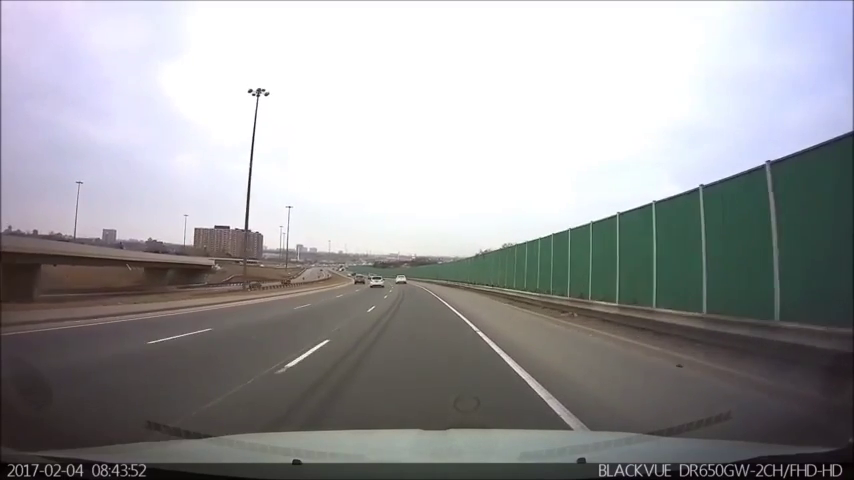
#> input picture frame 42 of road_mov/1.mp4, 854 x 480 px, given in place of 2.mp4, which was not available
$ python lane_2.py
#> lines starting #> are read from the running program, lines starting #| are printed output that depends on the picture; after the words box and inside, x2 and y2 are one past the last pixel; in counts of white or black regions, pixels touching at a corner belong together; pictures that were not available may be replaced by others from this repository, and a replacement may not be noted
#> further down, frame is the input picture: shape (480, 854, 3); mean B, G, R 157.1, 155.2, 155.2
import cv2
import numpy as np


from scipy.interpolate import splrep, splev
import matplotlib.pyplot as plt

class Error(Exception):
    pass

def hough_line(img, edges, rho, theta, threshold, min_line_len, max_line_gap):
    lines = cv2.HoughLinesP(edges, rho, theta, threshold, np.array([]), minLineLength=min_line_len, maxLineGap=max_line_gap)
    # [6 lines of commented-out code are left out]
    for line in lines:
        for x1,y1,x2,y2 in line:
            cv2.line(img, (x1, y1), (x2, y2), (0, 0, 255), 1)
            cv2.circle(img, (x1,y1), 5, (0,255,0), -1)
            cv2.circle(img, (x2,y2), 5, (255,0,0), -1)

    return img


# [217 lines left out: functions hough_line_range, hough_line_range_roi, not called in this run]


def region_of_interest(img, vertices, color3=(255,255,255), color1=255): # ROI 셋팅
    mask = np.zeros_like(img) # mask = img와 같은 크기의 빈 이미지

    if len(img.shape) > 2: # Color 이미지(3채널)라면 :
        color = color3
    else: # 흑백 이미지(1채널)라면 :
        color = color1

    # vertices에 정한 점들로 이뤄진 다각형부분(ROI 설정부분)을 color로 채움
    cv2.fillPoly(mask, vertices, color)

    # 이미지와 color로 채워진 ROI를 합침
    ROI_image = cv2.bitwise_and(img, mask)
    return ROI_image


def mix_layer(frame):
    white_frame = np.copy(frame)
    blue_threshold = 187
    green_threshold = 193
    red_threshold = 187
    bgr_threshold = [blue_threshold, green_threshold, red_threshold]
    thresholds = (frame[:,:,0] < bgr_threshold[0]) \
                | (frame[:,:,1] < bgr_threshold[1]) \
                | (frame[:,:,2] < bgr_threshold[2])
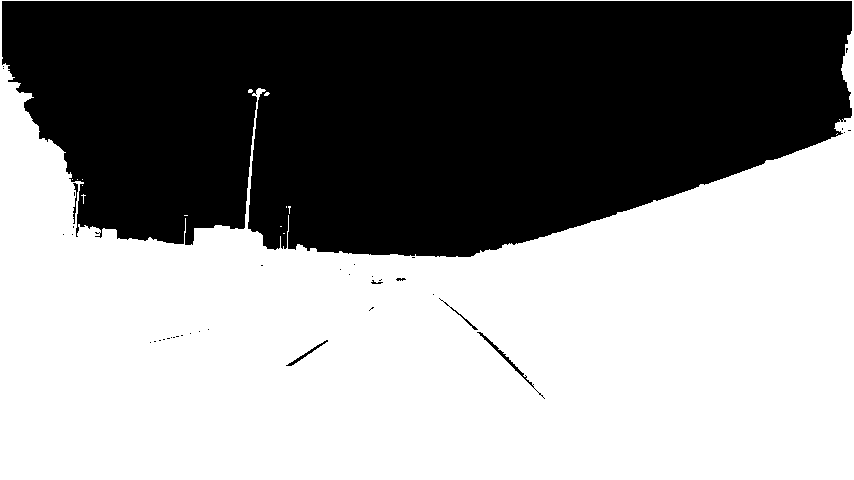
#> thresholds: shape (480, 854) bool; 56.3% white; 38 black regions (31 under 20 px), largest, box (x1, y1, x2, y2) and area: (2, 1, 852, 257) 178352, (477, 332, 545, 399) 239, (286, 340, 328, 366) 125
    white_frame[thresholds] = [0,0,0]
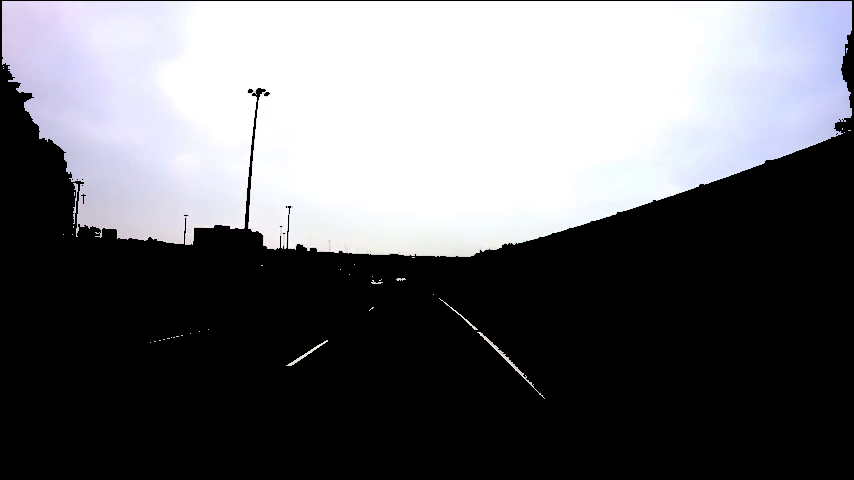
#> white_frame: shape (480, 854, 3); mean B, G, R 109.8, 106, 105.7

    yellow_frame = np.copy(frame)
    hsv = cv2.cvtColor(yellow_frame, cv2.COLOR_BGR2HSV)
#> hsv: shape (480, 854, 3); mean H, S, V 59.4, 28.9, 162.7
    h_threshold = [15, 40]     #opencv_h range 0~180, hsv_full rane = 0~360
    s_threshold = [70, 255]
    v_threshold = [80, 255]
    hsv_mask = cv2.inRange(hsv, np.array([h_threshold[0], s_threshold[0], v_threshold[0]])\
                             , np.array([h_threshold[1], s_threshold[1], v_threshold[1]]))
#> hsv_mask: shape (480, 854); 0.14% white; 57 white regions (53 under 20 px), largest, box (x1, y1, x2, y2) and area: (532, 301, 578, 314) 175, (134, 296, 172, 304) 143, (326, 278, 342, 286) 60, (490, 292, 521, 304) 53
    yellow = cv2.bitwise_and(yellow_frame, yellow_frame, mask=hsv_mask)
    yellow_frame = cv2.cvtColor(yellow, cv2.COLOR_HSV2BGR)


    yellow_frame1 = np.copy(frame)
    hsv = cv2.cvtColor(yellow_frame, cv2.COLOR_BGR2HSV)
#> hsv: shape (480, 854, 3); mean H, S, V 0.1, 0.1, 0.1
    h, s, v = cv2.split(hsv)
    h = cv2.inRange(h, h_threshold[0], h_threshold[1])
#> h: shape (480, 854); every value is 0
    h_ch = cv2.bitwise_and(hsv, hsv, mask = h)
#> h_ch: shape (480, 854, 3); every value is 0
    s = cv2.inRange(s, s_threshold[0], s_threshold[1])
#> s: shape (480, 854); 0.14% white; 57 white regions (53 under 20 px), largest, box (x1, y1, x2, y2) and area: (532, 301, 578, 314) 175, (134, 296, 172, 304) 142, (326, 278, 342, 286) 60, (490, 292, 521, 304) 53
    s_ch = cv2.bitwise_and(hsv, hsv, mask = s)
#> s_ch: shape (480, 854, 3); mean H, S, V 0.1, 0.1, 0.1
    v = cv2.inRange(v, v_threshold[0], v_threshold[1])
    v_ch = cv2.bitwise_and(hsv, hsv, mask = v)
    m_ch = cv2.add(h_ch, s_ch, v_ch)

    src = cv2.bitwise_or(white_frame, m_ch)
    return m_ch, src


def transform(img, pts1, pts2, xsize, ysize):
    M = cv2.getPerspectiveTransform(pts1, pts2)
    p_img = cv2.warpPerspective(img, M, (xsize, ysize))
    return p_img


mov = cv2.VideoCapture('road_mov/2.mp4')
# cap = cv2.VideoCapture('Capture.mp4')
wid, hei = 854, 480
x1, y1, x2, y2 = 369.7354320721189, 305.0, 476.28795444480807, 305.0
pts1 = np.float32([[(0,hei),(x1, y1), (x2, y2), (wid+30,hei)]])
pts2 = np.float32([[((wid-hei)/2,hei*2), ((wid-hei)/2, 0),(wid, 0), (wid, hei*2)]])
pts2 = pts2 / 2
vertices = np.array([[(0,hei),(x1, y1), (x2, y2), (wid+30,hei)]], dtype=np.int32)


while True:
    ret, frame = mov.read()
    if ret:
        # print(frame.shape)
        src = mix_layer(frame)[1]
        # src_gray = cv2.cvtColor(src, cv2.COLOR_BGR2GRAY)
        src_blur = cv2.GaussianBlur(src, (3, 3), 1, 1)
        edges = cv2.Canny(src_blur, 50, 150, apertureSize=3)
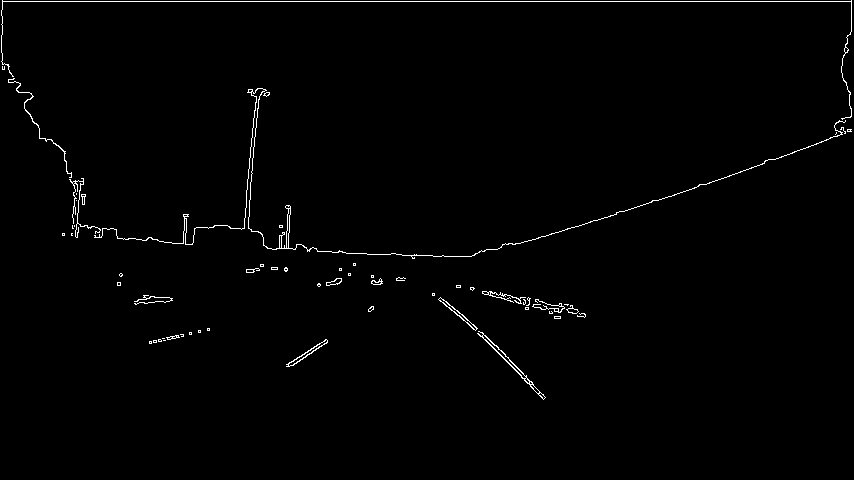
#> edges: shape (480, 854); 1.1% white in thin lines or dots, all inside (x1, y1, x2, y2) = (1, 0, 852, 400)
        roi_img = region_of_interest(edges, vertices)
#> in region_of_interest, `cv2.fillPoly(mask, vertices, color)`:
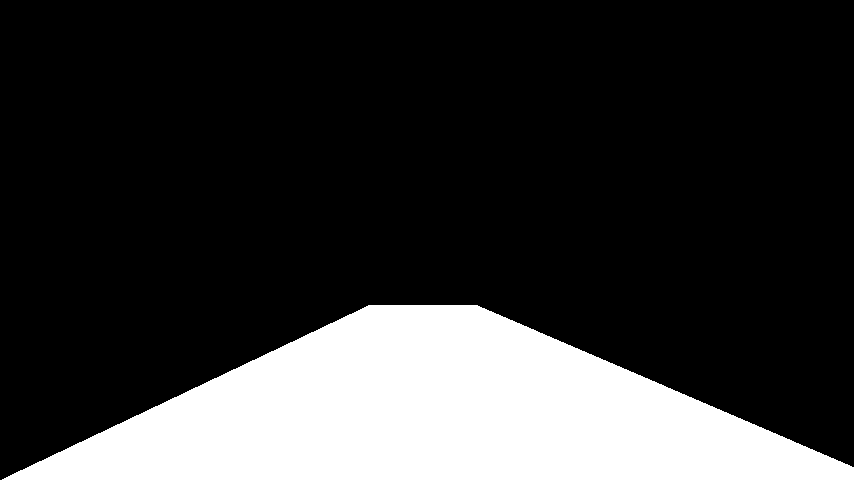
#> mask: shape (480, 854); 21.1% white; 1 white region, box (x1, y1, x2, y2) and area: (2, 305, 854, 480) 86466
#> in region_of_interest, `ROI_image = cv2.bitwise_and(img, mask)`:
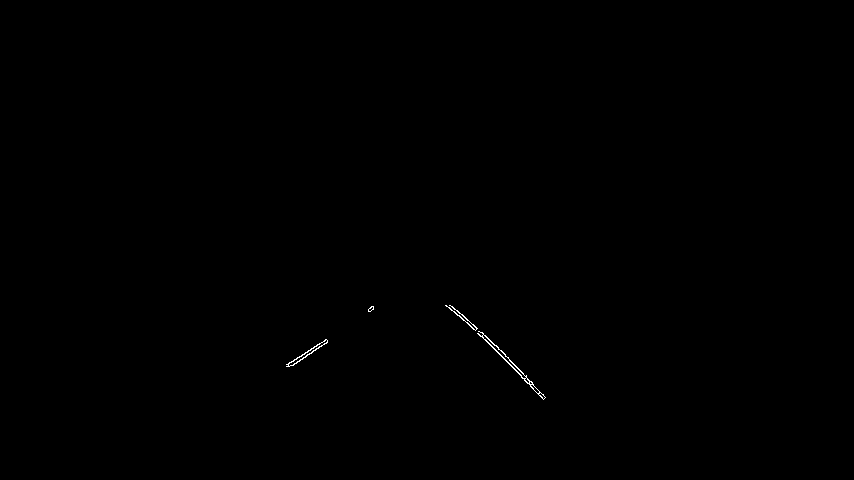
#> ROI_image: shape (480, 854); 0.12% white in thin lines or dots, all inside (x1, y1, x2, y2) = (286, 305, 546, 400)
        hough_img_src = hough_line(frame, roi_img, 1, 1 * np.pi/180, 30, 5, 30)
#> in hough_line, `lines = cv2.HoughLinesP(edges, rho, theta, threshold, np.array([]), mi..`: lines = [[450, 305, 542, 397], [462, 314, 480, 332], [482, 332, 545, 397], [287, 364, 326, 339], [296, 363, 327, 342], [496, 345, 532, 382], [521, 377, 543, 399], [449, 307, 524, 375]]
#> the loop in hough_line, `for line in lines:` made 8 passes
        f_src = cv2.polylines(hough_img_src, vertices, True, (0,0,255), 2)

        p_src = transform(src, pts1, pts2, int((wid+hei/2)/2), int(hei))
#> in transform, `M = cv2.getPerspectiveTransform(pts1, pts2)`: M = [[-0.267, -0.897, 364.4], [1.8e-15, -1.94, 592.4], [3.69e-18, -0.00356, 1]]
#> in transform, `p_img = cv2.warpPerspective(img, M, (xsize, ysize))`:
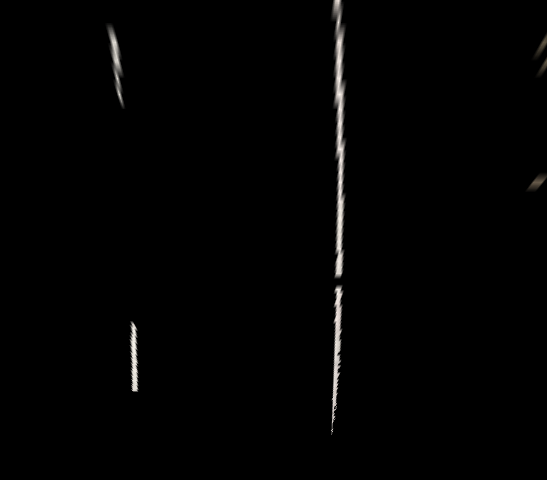
#> p_img: shape (480, 547, 3); mean B, G, R 2.3, 2.4, 2.5
        p_src = cv2.cvtColor(p_src, cv2.COLOR_BGR2GRAY)
        # perspective_src = cv2.GaussianBlur(p_src, (3,3), 1, 1)
        c_p_src = cv2.Canny(p_src, 50, 150, apertureSize=3)
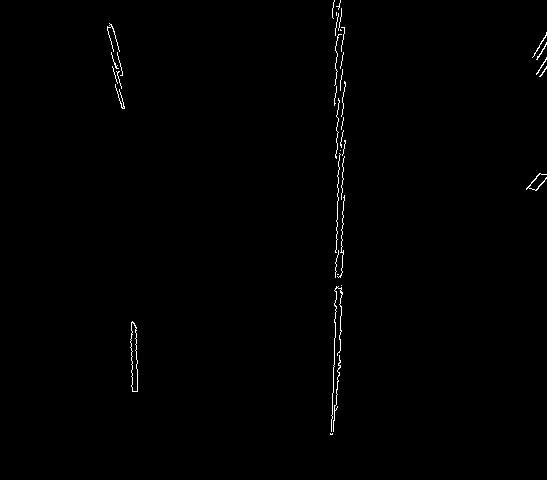
#> c_p_src: shape (480, 547); 0.58% white in thin lines or dots, all inside (x1, y1, x2, y2) = (107, 0, 547, 435)
        l_range = -1.8, 1.8
        # hough_img__perspecive = hough_line_range_roi(p_src, c_p_src, 1, 1 * np.pi/180, 10, 5, 30,l_range)


        # f_src = cv2.polylines(hough_img_src, vertices, True, (0,0,255), 2)


        cv2.imshow('f', f_src)
        cv2.imshow('p', p_src)
        if cv2.waitKey(10) & 0xFF == ord('q'):
#> (key q is pressed here)
            break
    else:
        break
mov.release()
cv2.destroyAllWindows()

$ run again, starting later in the video
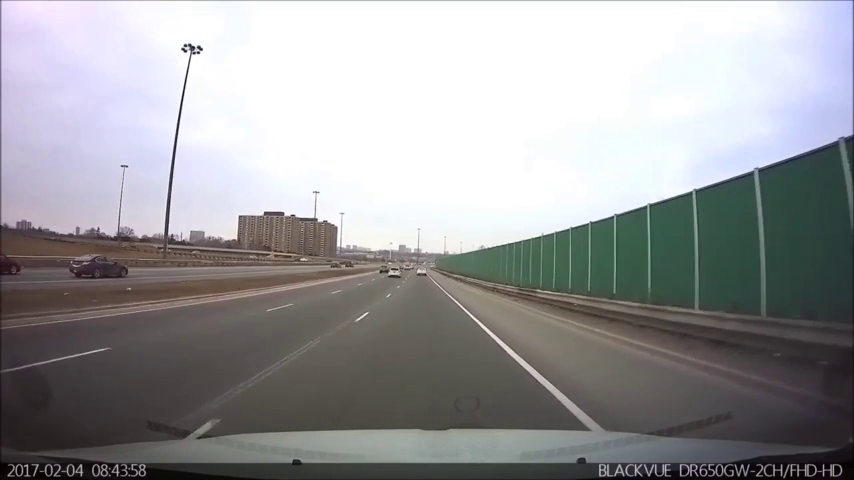
#> input picture frame 189 of road_mov/1.mp4, 854 x 480 px, given in place of 2.mp4, which was not available
#> frame is the input picture: shape (480, 854, 3); mean B, G, R 156.5, 154.6, 154.3
#> in mix_layer, `thresholds = (frame[:,:,0] < bgr_threshold[0]) \ | (frame[:,:,1] < bgr..`:
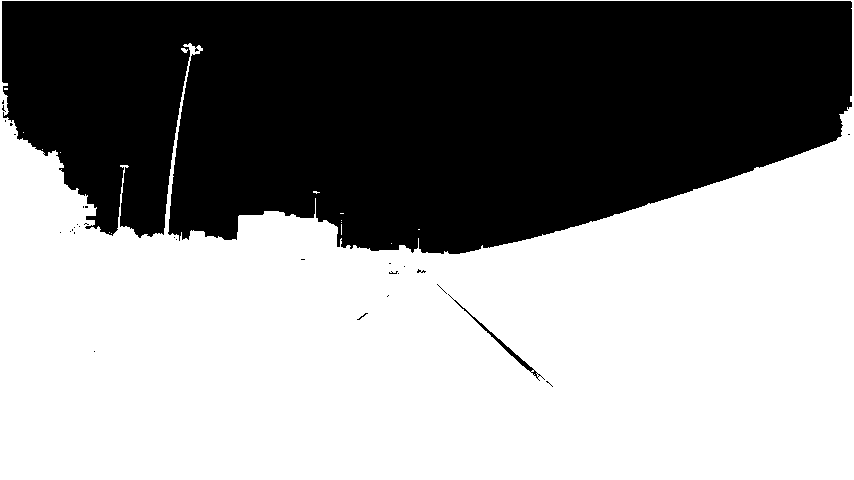
#> thresholds: shape (480, 854) bool; 56.8% white; 31 black regions (29 under 20 px), largest, box (x1, y1, x2, y2) and area: (2, 1, 852, 254) 176531, (448, 294, 545, 381) 350
#> hsv_mask: shape (480, 854); 0.04% white in thin lines or dots, all inside (x1, y1, x2, y2) = (56, 244, 582, 314)
#> h_ch: shape (480, 854, 3); every value is 0
#> s_ch: shape (480, 854, 3); mean H, S, V 0, 0, 0
#> edges: shape (480, 854); 0.99% white in thin lines or dots, all inside (x1, y1, x2, y2) = (1, 0, 852, 388)
#> mask: shape (480, 854); 21.1% white; 1 white region, box (x1, y1, x2, y2) and area: (2, 305, 854, 480) 86466
#> ROI_image: shape (480, 854); 0.09% white in thin lines or dots, all inside (x1, y1, x2, y2) = (357, 305, 554, 388)
#> lines = [[458, 305, 537, 379], [461, 305, 552, 387], [466, 309, 553, 385], [463, 309, 536, 377]]
#> the loop in hough_line, `for line in lines:` made 4 passes
#> M = [[-0.267, -0.897, 364.4], [1.8e-15, -1.94, 592.4], [3.69e-18, -0.00356, 1]]
#> `c_p_src = cv2.Canny(p_src, 50, 150, apertureSize=3)`:
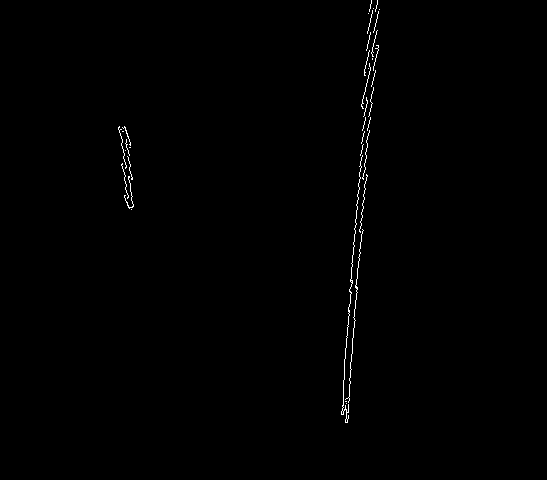
#> c_p_src: shape (480, 547); 0.45% white in thin lines or dots, all inside (x1, y1, x2, y2) = (118, 0, 380, 423)

$ run again, starting later in the video
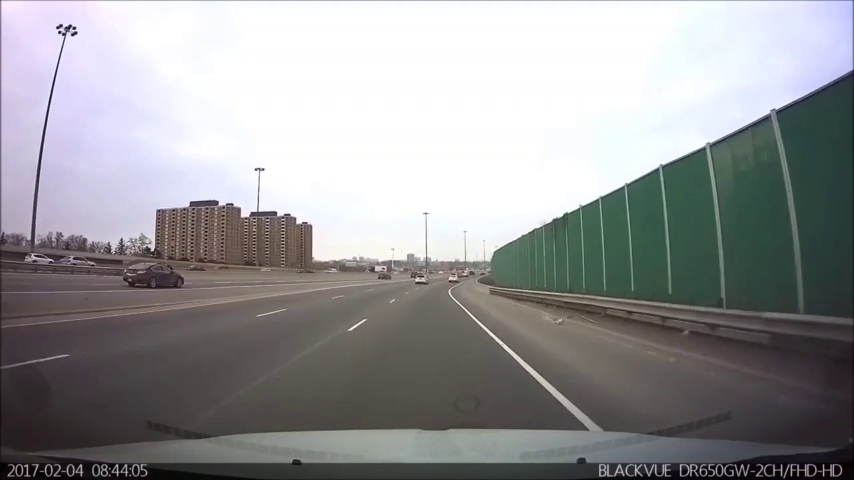
#> input picture frame 336 of road_mov/1.mp4, 854 x 480 px, given in place of 2.mp4, which was not available
#> frame is the input picture: shape (480, 854, 3); mean B, G, R 152.4, 150.7, 150.3
#> in mix_layer, `thresholds = (frame[:,:,0] < bgr_threshold[0]) \ | (frame[:,:,1] < bgr..`:
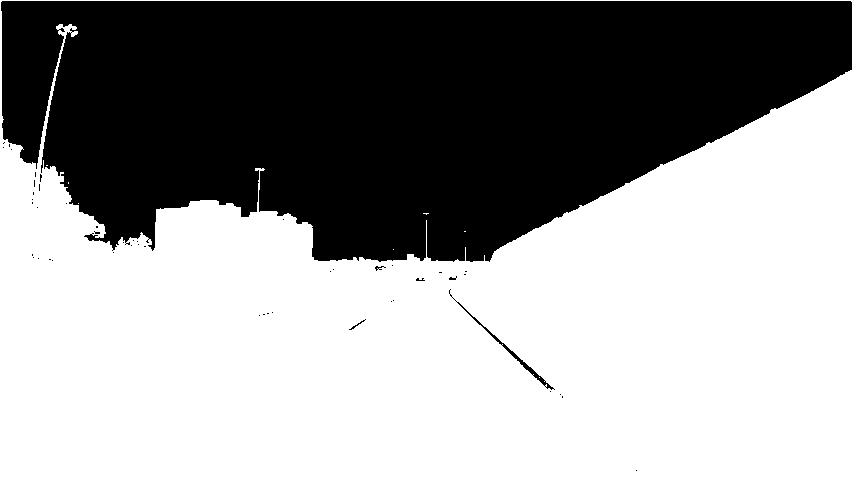
#> thresholds: shape (480, 854) bool; 59.2% white; 50 black regions (46 under 20 px), largest, box (x1, y1, x2, y2) and area: (1, 1, 852, 262) 166767, (449, 289, 555, 390) 373, (349, 319, 366, 330) 28, (375, 266, 386, 271) 23
#> hsv_mask: shape (480, 854); 0% white in thin lines or dots, all inside (x1, y1, x2, y2) = (175, 254, 593, 323)
#> h_ch: shape (480, 854, 3); every value is 0
#> edges: shape (480, 854); 0.98% white in thin lines or dots
#> mask: shape (480, 854); 21.1% white; 1 white region, box (x1, y1, x2, y2) and area: (2, 305, 854, 480) 86466
#> ROI_image: shape (480, 854); 0.1% white in thin lines or dots, all inside (x1, y1, x2, y2) = (349, 305, 638, 472)
#> lines = [[458, 305, 551, 392], [467, 310, 563, 397], [459, 305, 548, 388]]
#> the loop in hough_line, `for line in lines:` made 3 passes
#> M = [[-0.267, -0.897, 364.4], [1.8e-15, -1.94, 592.4], [3.69e-18, -0.00356, 1]]
#> `c_p_src = cv2.Canny(p_src, 50, 150, apertureSize=3)`:
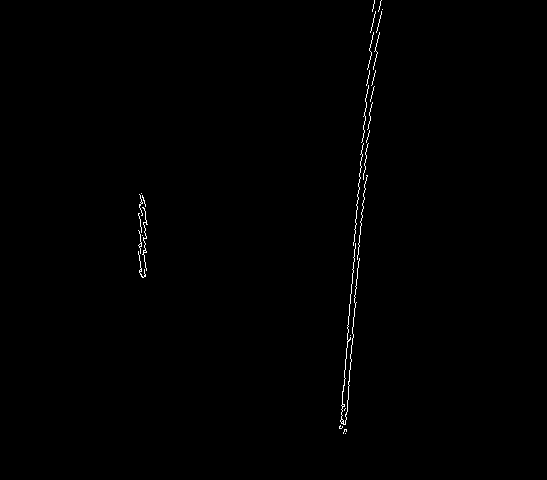
#> c_p_src: shape (480, 547); 0.43% white in thin lines or dots, all inside (x1, y1, x2, y2) = (138, 0, 383, 434)
